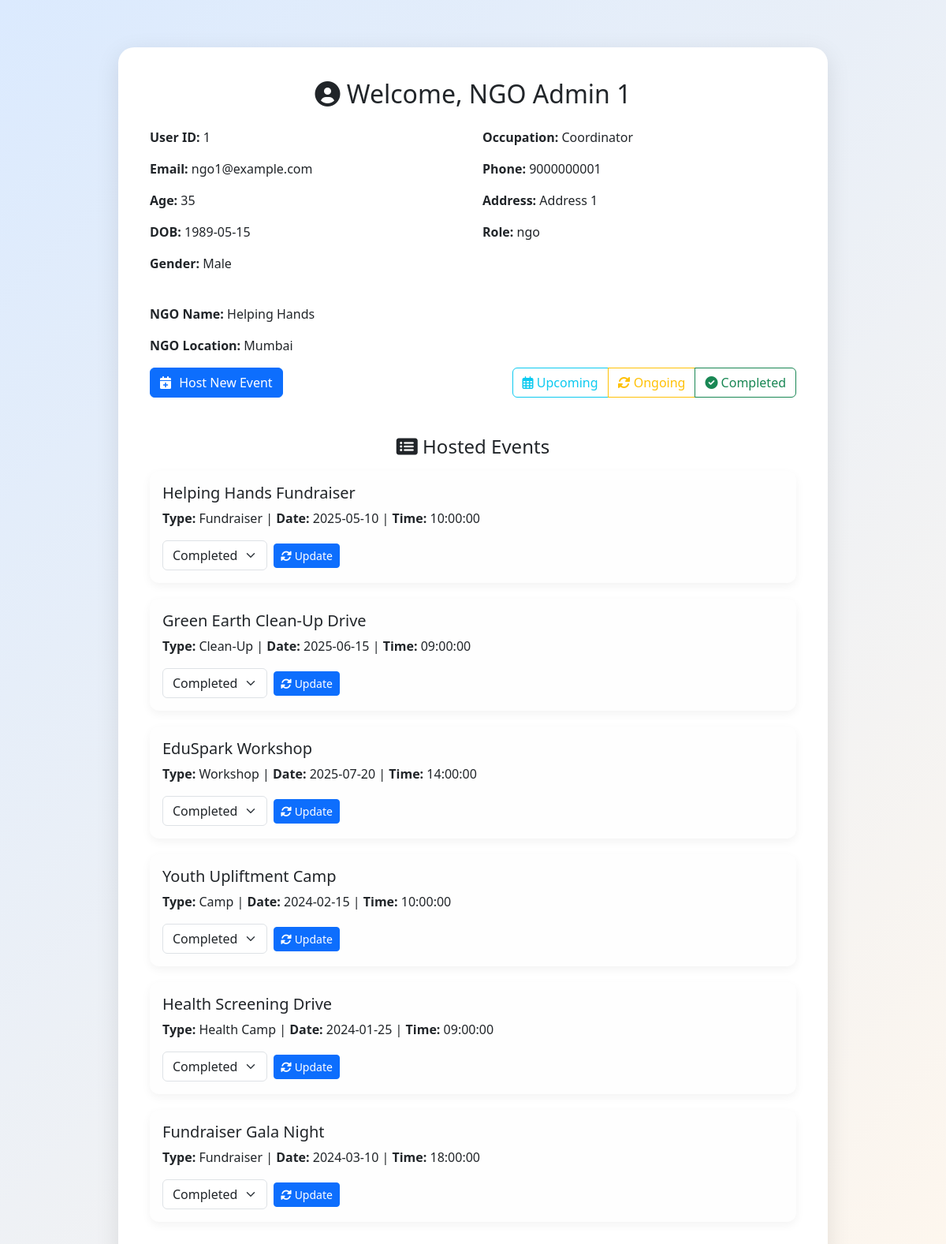
The page /php/profile.php?status=completed (signed in) on the database its author committed.
### tables this page shows
CREATE TABLE `users` (
  `id` int(11) NOT NULL,
  `full_name` varchar(100) NOT NULL,
  `age` int(11) NOT NULL,
  `date_of_birth` date NOT NULL,
  `gender` enum('Male','Female','Other') NOT NULL,
  `occupation` varchar(50) NOT NULL,
  `phone_number` varchar(10) NOT NULL,
  `email` varchar(100) NOT NULL,
  `address` text NOT NULL,
  `password` varchar(255) NOT NULL,
  `role` enum('ngo','volunteer') NOT NULL,
  `ngo_name` varchar(100) DEFAULT NULL,
  `ngo_location` varchar(100) DEFAULT NULL
);

CREATE TABLE `events` (
  `event_id` int(11) NOT NULL,
  `ngo_id` int(11) DEFAULT NULL,
  `name` varchar(255) NOT NULL,
  `type` varchar(100) NOT NULL,
  `location` varchar(255) NOT NULL,
  `event_date` date NOT NULL,
  `event_time` time NOT NULL,
  `completion_hours` int(11) NOT NULL,
  `status` enum('upcoming','ongoing','completed') DEFAULT 'upcoming'
);

### php/profile.php (the view, shortened to what this page needs)
<?php
$conn = new mysqli("localhost", "root", "", "volunteer_platform");
$user_id = $_SESSION['user_id'];
$sql = "SELECT * FROM users WHERE id = ?";
$stmt = $conn->prepare($sql);
$stmt->bind_param("i", $user_id);
$stmt->execute();
$result = $stmt->get_result();
$user = $result->fetch_assoc();
$status_filter = $_GET['status'] ?? 'upcoming';
$events_sql = "SELECT * FROM events WHERE ngo_id = ? AND status = ?";
$events_stmt = $conn->prepare($events_sql);
$events_stmt->bind_param("is", $user_id, $status_filter);
$events_stmt->execute();
$events_result = $events_stmt->get_result();
?>
<!DOCTYPE html>
<html lang="en">
<head>
  <link href="https://cdn.jsdelivr.net/npm/bootstrap@5.3.0-alpha1/dist/css/bootstrap.min.css" rel="stylesheet">
  <link href="https://cdnjs.cloudflare.com/ajax/libs/font-awesome/6.4.0/css/all.min.css" rel="stylesheet">
  <link href="https://cdnjs.cloudflare.com/ajax/libs/font-awesome/6.0.0-beta3/css/all.min.css" rel="stylesheet">
</head>
<body>
  <div class="profile-card">
    <h2 class="text-center mb-4"><i class="fas fa-user-circle"></i> Welcome, <?= htmlspecialchars($user['full_name']) ?>
    </h2>
    <div class="row">
      <div class="col-md-6">
        <p><strong>User ID:</strong> <?= htmlspecialchars($user['id']) ?></p>
        <p><strong>Email:</strong> <?= htmlspecialchars($user['email']) ?></p>
        <p><strong>Age:</strong> <?= htmlspecialchars($user['age']) ?></p>
        <p><strong>DOB:</strong> <?= htmlspecialchars($user['date_of_birth']) ?></p>
        <p><strong>Gender:</strong> <?= htmlspecialchars($user['gender']) ?></p>
      </div>
      <div class="col-md-6">
        <p><strong>Occupation:</strong> <?= htmlspecialchars($user['occupation']) ?></p>
        <p><strong>Phone:</strong> <?= htmlspecialchars($user['phone_number']) ?></p>
        <p><strong>Address:</strong> <?= htmlspecialchars($user['address']) ?></p>
        <p><strong>Role:</strong> <?= htmlspecialchars($user['role']) ?></p>
      </div>
    </div>
    <?php if ($user['role'] === 'ngo') { ?>
      <div class="mt-4">
        <p><strong>NGO Name:</strong> <?= htmlspecialchars($user['ngo_name']) ?></p>
        <p><strong>NGO Location:</strong> <?= htmlspecialchars($user['ngo_location']) ?></p>
        <div class="d-flex justify-content-between align-items-center mt-3">
          <button id="hostNewEventBtn" class="btn btn-primary btn-icon">
            <i class="fas fa-calendar-plus"></i> Host New Event
          </button>
          <div class="btn-group">
            <a href="?status=upcoming" class="btn btn-outline-info"><i class="far fa-calendar-alt"></i> Upcoming</a>
            <a href="?status=ongoing" class="btn btn-outline-warning"><i class="fas fa-sync-alt"></i> Ongoing</a>
            <a href="?status=completed" class="btn btn-outline-success"><i class="fas fa-check-circle"></i> Completed</a>
          </div>
        </div>
        <div class="event-list">
          <h4 class="mt-5 mb-3 text-center"><i class="fas fa-list-alt"></i> Hosted Events</h4>
          <?php if ($events_result->num_rows > 0) { ?>
            <?php while ($event = $events_result->fetch_assoc()) { ?>
              <div class="event-card p-3">
                <h5><?= htmlspecialchars($event['name']) ?></h5>
                <p><strong>Type:</strong> <?= htmlspecialchars($event['type']) ?> |
                  <strong>Date:</strong> <?= htmlspecialchars($event['event_date']) ?> |
                  <strong>Time:</strong> <?= htmlspecialchars($event['event_time']) ?>
                </p>
                <form method="POST" action="profile.php" class="d-flex align-items-center">
                  <select name="new_status" class="form-select w-auto me-2">
                    <option value="completed" <?= $event['status'] == 'completed' ? 'selected' : '' ?>>Completed</option>
                  </select>
                  <button type="submit" name="update_status" class="btn btn-primary btn-sm"><i class="fas fa-sync-alt"></i>
                    Update</button>
                </form>
              </div>
            <?php } ?>
          <?php } else { ?>
            <p class="text-center">No events found for <?= htmlspecialchars($status_filter) ?> status.</p>
          <?php } ?>
        </div>
      </div>
    </div><br><br>
  <?php } ?>
</body>
</html>

### php/profile.php (style rules this page uses)
body { background: linear-gradient(135deg, #dbeafe, #fff7ed); font-family: 'Segoe UI', sans-serif; min-height: 100vh; }
.profile-card { max-width: 900px; margin: 60px auto; padding: 40px; background: rgb(255, 255, 255); border-radius: 20px; box-shadow: 0 8px 30px rgba(0, 0, 0, 0.1); animation: fadeIn 0.8s ease-in-out; }
.btn-icon i { margin-right: 6px; }
.event-list { margin-top: 30px; }
.event-card { border-radius: 15px; background-color: #fefefe; box-shadow: 0 4px 16px rgba(0, 0, 0, 0.05); margin-bottom: 20px; }
.event-card { border: none; border-radius: 0.75rem; box-shadow: 0 4px 12px rgba(0, 0, 0, 0.05); transition: transform 0.2s, box-shadow 0.2s; }

### rows shown on the page
users: full_name "NGO Admin 1", id "1", email "ngo1@example.com", age "35", date_of_birth "1989-05-15", gender "Male", occupation "Coordinator", phone_number "9000000001", address "Address 1", role "ngo", ngo_name "Helping Hands", ngo_location "Mumbai"
events: name "Helping Hands Fundraiser", type "Fundraiser", event_date "2025-05-10", event_time "10:00:00", new_status "Completed"
events: name "Green Earth Clean-Up Drive", type "Clean-Up", event_date "2025-06-15", event_time "09:00:00", new_status "Completed"
events: name "EduSpark Workshop", type "Workshop", event_date "2025-07-20", event_time "14:00:00", new_status "Completed"
events: name "Youth Upliftment Camp", type "Camp", event_date "2024-02-15", event_time "10:00:00", new_status "Completed"
events: name "Health Screening Drive", type "Health Camp", event_date "2024-01-25", event_time "09:00:00", new_status "Completed"
events: name "Fundraiser Gala Night", type "Fundraiser", event_date "2024-03-10", event_time "18:00:00", new_status "Completed"
